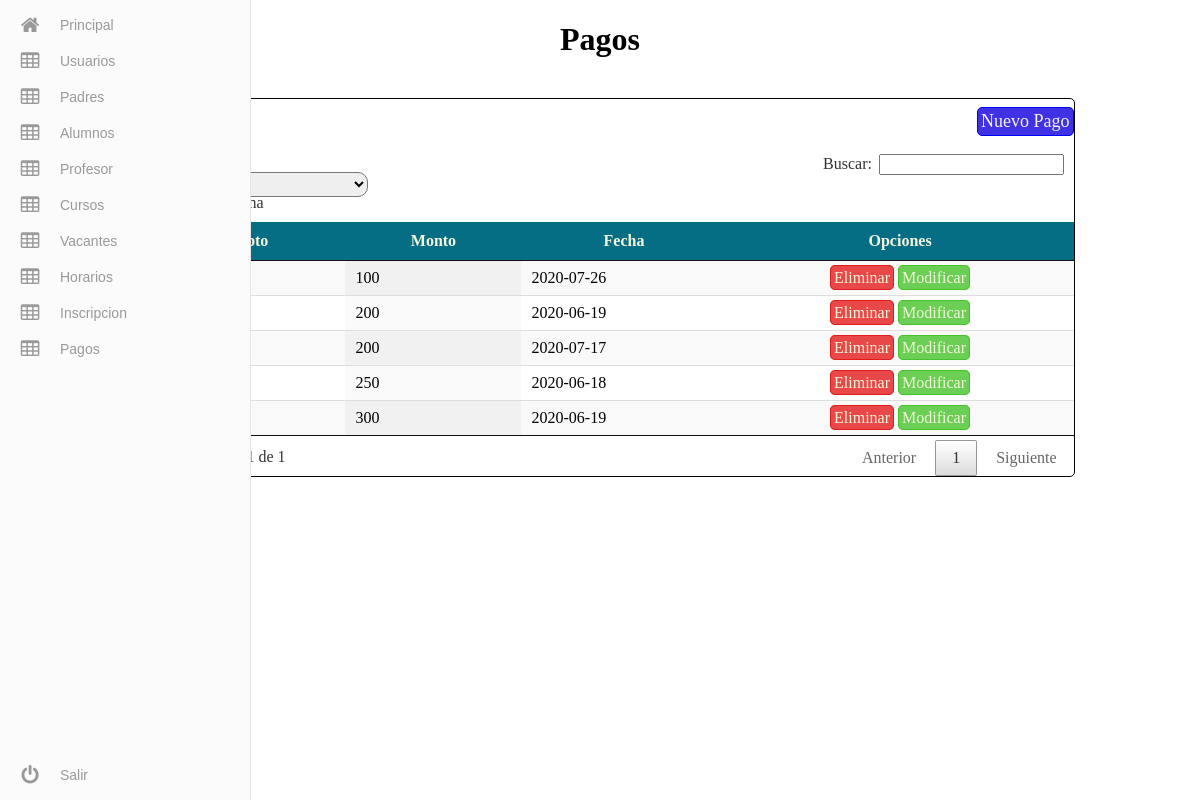
The app's page /admin/Pagos/pagos.php (signed in) with its own data.
### tables this page shows
CREATE TABLE `pagos` (
  `id_pago` int(11) NOT NULL,
  `concepto` varchar(45) NOT NULL,
  `monto` double NOT NULL,
  `fecha_limite` date NOT NULL
);

### admin/Pagos/pagos.php (the view, shortened to what this page needs)
<?php
    $re=mysql_query("SELECT * FROM pagos");
?>
<!DOCTYPE html>
<html >
  <head>
    <link rel="stylesheet" href="../css/menu.css">
    <link rel="stylesheet" href="../css/tabla.css?v2">
    <link rel="stylesheet" type="text/css" href="../css/jquery.dataTables.min.css">
  </head>
  <body>
    <?php
        include ('../include/menu.php');
    ?>
    <center><h1>Pagos</h1></center>
    <br>
    <div class="tablas">
        <a href="nuevo.php" class="NuevoU" >Nuevo Pago</a>
        <table id="example" class="display" cellspacing="0" width="100%">
			<thead>
				<tr>
					<th>Monto</th>
					<th>Fecha</th>
					<th>Opciones</th>
				</tr>
			</thead>
			<tbody>
				<?php while($row =mysql_fetch_array($re)){  ?>
					<tr>
						<td><?php echo $row['concepto']; ?></td>
						<td><?php echo $row['monto']; ?></td>
						<td><?php echo $row['fecha_limite']; ?></td>
						<td><center><a class="eli" href="eliminar.php?id=<?php echo $row['id_pago']; ?>" onclick="javascript:return confirmacion();">Eliminar</a>
                            <a class="edi" href="modificar.php?id=<?php echo $row['id_pago']; ?>" >Modificar</a></center></td>
					</tr>
				<?php } ?>
			</tbody>
		</table>
    </div>
  </body>
</html>

### admin/css/tabla.css (style rules this page uses)
.tablas { border: solid 1px black; width: 80%; min-width: 100px; margin-left: auto; margin-right: auto; border-radius: 5px; }
thead { background: #066e84; margin-top: 5px; color: beige; }
.tablas a { padding: 3px; margin-left: auto; margin-right: auto; border-radius: 5px; text-decoration: none; color: beige; }
.eli { border: solid 1px #E31B1B; background: #e84848; }
.edi { border: solid 1px #46C32A; background: #6acf54; }
.NuevoU { border: solid 1px blue; padding: 10spx; border-radius: 5px; float:right; margin: 8px; margin-right: 10px; background: #4131e5; font-size: 18px; }

### records on screen
pagos: monto "250", fecha_limite "2020-06-18"
pagos: monto "200", fecha_limite "2020-06-19"
pagos: monto "300", fecha_limite "2020-06-19"
pagos: monto "200", fecha_limite "2020-07-17"
pagos: monto "100", fecha_limite "2020-07-26"
